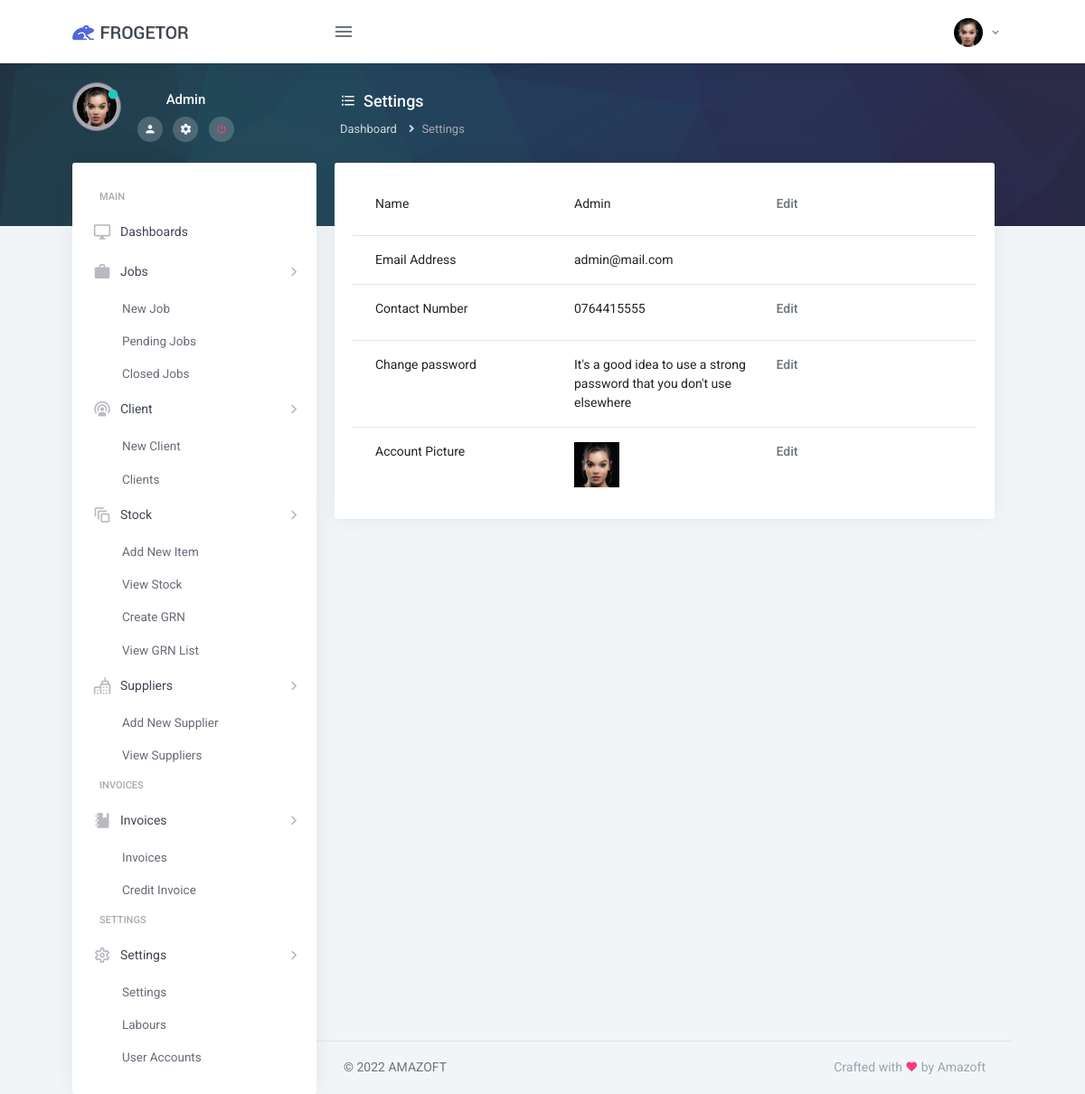
The page /settings.php (signed in) on the database its author committed.
### tables this page shows
CREATE TABLE `users_profile_pic` (
  `users_profile_pic_id` int(11) NOT NULL,
  `user_id` varchar(255) DEFAULT NULL,
  `profile_image` varchar(255) DEFAULT NULL,
  `profile_pic_datetime` timestamp NOT NULL DEFAULT current_timestamp() ON UPDATE current_timestamp()
);

CREATE TABLE `users_login` (
  `user_id` int(3) NOT NULL,
  `name` varchar(255) NOT NULL,
  `email` varchar(255) NOT NULL,
  `password` varchar(255) NOT NULL,
  `role` varchar(3) NOT NULL,
  `tel` varchar(255) NOT NULL,
  `create_date` timestamp NULL DEFAULT current_timestamp()
);

### settings.php (the view, shortened to what this page needs)
<?php
    $db=new DB();
    $conn=$db->connect();
    $user_id='';
    $user_name='';
    $user_email='';
    $user_tel='';
    if (isset($_SESSION['Logged']) && $_SESSION['Logged'] == true)
    {
      $user_email = $_SESSION["email"];
      $getEmpQuery=$conn->query("SELECT user_id,name,email,role,tel FROM users_login WHERE email='$user_email' ");
      while ($emp=$getEmpQuery->fetch_array()) {
        $user_id = $emp['0'];
        $user_name = $emp['1'];
        $user_email = $emp['2'];
        $user_tel = $emp['4'];
      }
    }
    else
    {
        ?>
            <script type="text/javascript">
                window.location.href="login";
            </script>
        <?php
    }
?>
<!DOCTYPE html>
<html lang="en">
    <head>
        <?php include_once('controls/meta.php'); ?>
    </head>
    <body>
        <?php include_once('controls/top_nav.php'); ?>
        <div class="page-wrapper-img">
            <div class="page-wrapper-img-inner">
                <?php include_once('controls/top_nav_user_details.php'); ?>
                <div class="row">
                    <div class="col-sm-12">
                        <div class="page-title-box">
                            <h4 class="page-title mb-2"><i class="mdi mdi-format-list-bulleted mr-2"></i>Settings</h4>
                            <div class="">
                                <ol class="breadcrumb">
                                    <li class="breadcrumb-item"><a href="index">Dashboard</a></li>
                                    <li class="breadcrumb-item active">Settings</li>
                                </ol>
                            </div>
                        </div>
                    </div>
                </div>
            </div>
        </div>
        <div class="page-wrapper">
            <div class="page-wrapper-inner">
                <?php include_once('controls/side_nav.php'); ?>
                <div class="page-content">
                    <div class="container-fluid">
                        <div class="row">
                            <div class="col-lg-12">
                                <div class="card">
                                    <div class="card-body">
                                <div class="row" style="margin: 15px;">
                                        <div class="col-md-4">
                                            Name
                                        </div>
                                        <div class="col-md-4" id="user-name">
                                            <?php echo $user_name; ?>
                                        </div>
                                        <div class="col-md-4">
                                            <label class="pull-right" style="cursor: pointer;"><input type="checkbox" id="edit-name" name="edit_name" style="display: none;"> <i class="fa fa-pencil"></i> Edit</label>
                                        </div>
                                    </div>
                                    <hr>
                                    <div class="row" style="margin: 15px;">
                                        <div class="col-md-4">
                                            Email Address
                                        </div>
                                        <div class="col-md-4">
                                            <?php echo $user_email; ?>
                                        </div>
                                        <div class="col-md-4">
                                        </div>
                                    </div>
                                    <hr>
                                    <div class="row" style="margin: 15px;">
                                        <div class="col-md-4">
                                            Contact Number
                                        </div>
                                        <div class="col-md-4" id="user-tel">
                                            <?php echo $user_tel; ?>
                                        </div>
                                        <div class="col-md-4">
                                            <label class="pull-right" style="cursor: pointer;"><input type="checkbox" id="edit-tel" name="edit_tel" style="display: none;"> <i class="fa fa-pencil"></i> Edit</label>
                                        </div>
                                    </div>
                                    <hr>
                                    <div class="row" style="margin: 15px;">
                                        <div class="col-md-4">
                                            Change password
                                        </div>
                                        <div class="col-md-4" id="user-name">
                                            It's a good idea to use a strong password that you don't use elsewhere
                                        </div>
                                        <div class="col-md-4">
                                            <label class="pull-right" style="cursor: pointer;"><input type="checkbox" id="psw-change" name="psw_change" style="display: none;"> <i class="fa fa-pencil"></i> Edit</label>
                                        </div>
                                    </div>
                                    <hr>
                                    <div class="row" style="margin: 15px;">
                                        <div class="col-md-4">
                                            Account Picture
                                        </div>
                                        <div class="col-md-4" id="profile-pic-area">
                                        <?php
                                            $checkProfilePicCount = $conn->query("SELECT count(*) FROM users_profile_pic WHERE user_id='$user_id'");
                                            if($cppcRS = $checkProfilePicCount->fetch_array()){
                                            $ProfilePicCount = (int)$cppcRS[0];
                                            }
                                            if($ProfilePicCount == 0){
                                        ?>
                                        <img alt="image" width="50" src="assets/images/profile.jpg" style="width: 50px; height: 50px;">
                                        <?php }else{ ?>
                                        <?php
                                            $getUserProPic=$conn->query("SELECT profile_image FROM users_profile_pic WHERE user_id='$user_id' ");
                                            if($gunRs = $getUserProPic->fetch_array()){
                                                $ProPic = $gunRs[0];
                                        ?>
                                        <img alt="image" width="50" src="user_profile_pic/<?php echo $ProPic; ?>" style="width: 50px; height: 50px; object-fit: cover;">
                                        <?php } ?>
                                        <?php } ?>
                                        </div>
                                            <div class="col-md-4">
                                                <label class="pull-right" style="cursor: pointer;"><input type="checkbox" id="edit-pic" name="edit_pic" style="display: none;"> <i class="fa fa-pencil"></i> Edit</label>
                                            </div>
                                    </div>
                            </div>
                                </div>
                            </div>
                        </div>
                    </div>
                    <?php include_once('controls/footer.php'); ?>
                </div>
            </div>
        </div>
    </body>
</html>

### controls/top_nav.php (shortened to what this page needs)
<div class="topbar">
     <nav class="navbar-custom">
        <div class="topbar-left">
            <a href="index" class="logo">
                <span>
                    <img src="assets/images/logo-sm.png" alt="logo-small" class="logo-sm">
                </span>
                <span>
                    <img src="assets/images/logo-dark.png" alt="logo-large" class="logo-lg">
                </span>
            </a>
        </div>
        <ul class="list-unstyled topbar-nav float-right mb-0">
            <li class="dropdown">
                <a class="nav-link dropdown-toggle waves-effect waves-light nav-user" data-toggle="dropdown" href="#" role="button"
                    aria-haspopup="false" aria-expanded="false">
                    <?php
                        $checkProfilePicCount = $conn->query("SELECT count(*) FROM users_profile_pic WHERE user_id='$user_id'");
                        if($cppcRS = $checkProfilePicCount->fetch_array()){
                        $ProfilePicCount = (int)$cppcRS[0];
                        }
                            if($ProfilePicCount == 0){
                    ?>
                            <img alt="image" src="assets/images/profile.jpg" style="width: 32px; height: 32px; object-fit: cover;" class="rounded-circle">
                    <?php }else{ ?>
                    <?php
                        $getUserProPic=$conn->query("SELECT profile_image FROM users_profile_pic WHERE user_id='$user_id' ");
                        if($gunRs = $getUserProPic->fetch_array()){
                            $ProPic = $gunRs[0];
                    ?>
                            <img alt="image" src="user_profile_pic/<?php echo $ProPic; ?>" style="width: 32px; height: 32px; object-fit: cover;" class="rounded-circle">
                        <?php } ?>
                    <?php } ?>
                    <span class="ml-1 nav-user-name hidden-sm"> <i class="mdi mdi-chevron-down"></i> </span>
                </a>
            </li>
        </ul>
        <ul class="list-unstyled topbar-nav mb-0">
            <li>
                <button class="button-menu-mobile nav-link waves-effect waves-light">
                    <i class="mdi mdi-menu nav-icon"></i>
                </button>
            </li>
        </ul>
    </nav>
</div>

### controls/top_nav_user_details.php
<div class="sidebar-user media">
    <?php
        $checkProfilePicCount = $conn->query("SELECT count(*) FROM users_profile_pic WHERE user_id='$user_id'");
        if($cppcRS = $checkProfilePicCount->fetch_array()){
        $ProfilePicCount = (int)$cppcRS[0];
        }
            if($ProfilePicCount == 0){
    ?>
            <img alt="image" src="assets/images/profile.jpg" style="width: 128px; height: 128px; object-fit: cover;" class="rounded-circle img-thumbnail mb-1">
    <?php }else{ ?>
    <?php
        $getUserProPic=$conn->query("SELECT profile_image FROM users_profile_pic WHERE user_id='$user_id' ");
        if($gunRs = $getUserProPic->fetch_array()){
            $ProPic = $gunRs[0];
    ?>
            <img alt="image" src="user_profile_pic/<?php echo $ProPic; ?>" style="width: 54px; height: 54px; object-fit: cover;" class="rounded-circle img-thumbnail mb-1">
        <?php } ?>
    <?php } ?>
    <span class="online-icon"><i class="mdi mdi-record text-success"></i></span>
    <div class="media-body">
        <h5 class="text-light"><?php echo $user_name; ?></h5>
        <ul class="list-unstyled list-inline mb-0 mt-2">
            <li class="list-inline-item">
                <a href="index" class=""><i class="mdi mdi-account text-light"></i></a>
            </li>
            <li class="list-inline-item">
                <a href="settings" class=""><i class="mdi mdi-settings text-light"></i></a>
            </li>
            <li class="list-inline-item">
                <a href="signout" class=""><i class="mdi mdi-power text-danger"></i></a>
            </li>
        </ul>
    </div>
</div>

### rows shown on the page
users_profile_pic: profile_image (picture)
users_login: name "Admin", email "admin@mail.com", tel "0764415555"
